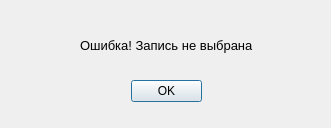
<?xml version="1.0" encoding="UTF-8"?>
<ui version="4.0">
 <class>ErrorDialog</class>
 <widget class="QDialog" name="ErrorDialog">
  <property name="geometry">
   <rect>
    <x>0</x>
    <y>0</y>
    <width>331</width>
    <height>128</height>
   </rect>
  </property>
  <property name="windowTitle">
   <string>Ошибка!</string>
  </property>
  <property name="windowIcon">
   <iconset>
    <normaloff>dollar.png</normaloff>dollar.png</iconset>
  </property>
  <widget class="QDialogButtonBox" name="button_okk">
   <property name="geometry">
    <rect>
     <x>131</x>
     <y>80</y>
     <width>71</width>
     <height>23</height>
    </rect>
   </property>
   <property name="standardButtons">
    <set>QDialogButtonBox::Ok</set>
   </property>
  </widget>
  <widget class="QLabel" name="label">
   <property name="geometry">
    <rect>
     <x>80</x>
     <y>20</y>
     <width>172</width>
     <height>51</height>
    </rect>
   </property>
   <property name="font">
    <font>
     <pointsize>10</pointsize>
    </font>
   </property>
   <property name="text">
    <string>Ошибка! Запись не выбрана.</string>
   </property>
  </widget>
 </widget>
 <resources/>
 <connections/>
</ui>
